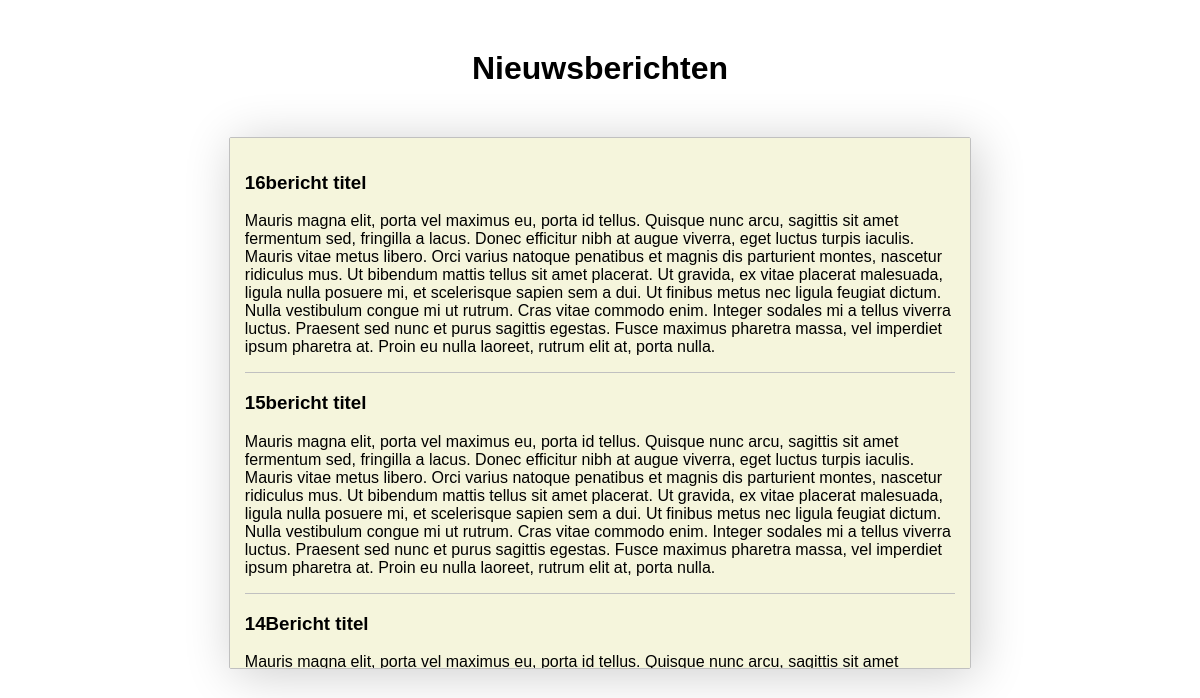
Page /extra/index.php on the committed database.
### tables this page shows
CREATE TABLE `items` (
  `id` int(11) NOT NULL,
  `added` timestamp NOT NULL DEFAULT CURRENT_TIMESTAMP,
  `title` varchar(255) NOT NULL,
  `message` text NOT NULL
);

### extra/more.php (the view)
<?php
$from = isset($_POST['from']) ? $_POST['from'] : 0;
$db_name = 'items';
$db_user = 'root';
$db_pass = '';
$db = new PDO('mysql:host=localhost;dbname='.$db_name, $db_user, $db_pass);
$query = $db->prepare("SELECT * FROM items ORDER BY added DESC LIMIT :from, 3");
$query->bindValue(':from', (int) $from, PDO::PARAM_INT);
$query->execute();
while($result=$query->fetch(PDO::FETCH_ASSOC)){
	print '<section>'.PHP_EOL;
	print '<h3>'.$result['title'].'</h3>'.PHP_EOL;
	print '<p>'.$result['message'].'</p>'.PHP_EOL;
	print '</section>'.PHP_EOL;
}

### extra/index.php (shortened to what this page needs)
<!DOCTYPE html>
<html lang="nl">
<head>
<link rel="stylesheet" href="css/style.css">
</head>
<body>
<h1>Nieuwsberichten</h1>
<div id=container>
	<div id="mycontent">
		<?php include('more.php'); ?>
	</div>
</div>
</body>
</html>

### extra/css/style.css (style rules this page uses)
* { font-family: "Arial"; }
h1 { width: 40%; margin: 50px auto; text-align: center; }
#container { width: 60%; height: 500px; min-width: 500px; max-width: 900px; margin: 0 auto; padding: 15px; background-color: beige; box-shadow: 5px 5px 50px rgba(0,0,0,0.2); border-radius: 2px; overflow-x: hidden; overflow-y: scroll; border: 1px solid silver; }
section { border-bottom: 1px solid silver; }

### rows in the picture
items: title "16bericht titel", message "Mauris magna elit, porta vel maximus eu, porta id tellus. Quisque nunc arcu, sagittis sit amet fermentum sed, fringilla a lacus. Donec efficitur nibh at augue viverra, eget luctus turpis iaculis. Mauris vitae metus libero. Orci varius natoque penatibus et magnis dis parturient montes, nascetur ridiculus mus. Ut bibendum mattis tellus sit amet placerat. Ut gravida, ex vitae placerat malesuada, ligula nulla posuere mi, et scelerisque sapien sem a dui. Ut finibus metus nec ligula feugiat dictum. Nulla vestibulum congue mi ut rutrum. Cras vitae commodo enim. Integer sodales mi a tellus viverra luctus. Praesent sed nunc et purus sagittis egestas. Fusce maximus pharetra massa, vel imperdiet ipsum…"
items: title "15bericht titel", message "Mauris magna elit, porta vel maximus eu, porta id tellus. Quisque nunc arcu, sagittis sit amet fermentum sed, fringilla a lacus. Donec efficitur nibh at augue viverra, eget luctus turpis iaculis. Mauris vitae metus libero. Orci varius natoque penatibus et magnis dis parturient montes, nascetur ridiculus mus. Ut bibendum mattis tellus sit amet placerat. Ut gravida, ex vitae placerat malesuada, ligula nulla posuere mi, et scelerisque sapien sem a dui. Ut finibus metus nec ligula feugiat dictum. Nulla vestibulum congue mi ut rutrum. Cras vitae commodo enim. Integer sodales mi a tellus viverra luctus. Praesent sed nunc et purus sagittis egestas. Fusce maximus pharetra massa, vel imperdiet ipsum…"
items: title "14Bericht titel", message "Mauris magna elit, porta vel maximus eu, porta id tellus. Quisque nunc arcu, sagittis sit amet…"
